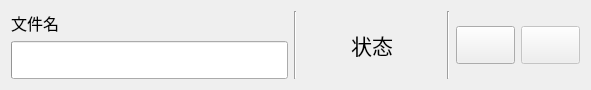
<?xml version="1.0" encoding="UTF-8"?>
<ui version="4.0">
 <class>SingleTaskWidget</class>
 <widget class="QWidget" name="SingleTaskWidget">
  <property name="geometry">
   <rect>
    <x>0</x>
    <y>0</y>
    <width>591</width>
    <height>77</height>
   </rect>
  </property>
  <property name="font">
   <font>
    <family>华文行楷</family>
    <pointsize>16</pointsize>
   </font>
  </property>
  <property name="windowTitle">
   <string>Form</string>
  </property>
  <layout class="QHBoxLayout" name="horizontalLayout" stretch="10,0,5,0,1,1">
   <item>
    <layout class="QVBoxLayout" name="verticalLayout" stretch="1,1">
     <item>
      <widget class="QLabel" name="label_src">
       <property name="sizePolicy">
        <sizepolicy hsizetype="Preferred" vsizetype="Fixed">
         <horstretch>0</horstretch>
         <verstretch>0</verstretch>
        </sizepolicy>
       </property>
       <property name="font">
        <font>
         <family>Times New Roman</family>
         <pointsize>12</pointsize>
        </font>
       </property>
       <property name="text">
        <string>文件名</string>
       </property>
       <property name="alignment">
        <set>Qt::AlignLeading|Qt::AlignLeft|Qt::AlignVCenter</set>
       </property>
      </widget>
     </item>
     <item>
      <widget class="QProgressBar" name="progressBar">
       <property name="value">
        <number>0</number>
       </property>
       <property name="alignment">
        <set>Qt::AlignCenter</set>
       </property>
       <property name="format">
        <string/>
       </property>
      </widget>
     </item>
    </layout>
   </item>
   <item>
    <widget class="Line" name="line_2">
     <property name="orientation">
      <enum>Qt::Vertical</enum>
     </property>
    </widget>
   </item>
   <item>
    <widget class="QLabel" name="label_state">
     <property name="text">
      <string>状态</string>
     </property>
     <property name="alignment">
      <set>Qt::AlignCenter</set>
     </property>
    </widget>
   </item>
   <item>
    <widget class="Line" name="line_3">
     <property name="orientation">
      <enum>Qt::Vertical</enum>
     </property>
    </widget>
   </item>
   <item>
    <widget class="QPushButton" name="pushButton">
     <property name="toolTip">
      <string>暂停任务</string>
     </property>
     <property name="statusTip">
      <string/>
     </property>
     <property name="text">
      <string/>
     </property>
    </widget>
   </item>
   <item>
    <widget class="QPushButton" name="pushButton_2">
     <property name="enabled">
      <bool>false</bool>
     </property>
     <property name="toolTip">
      <string>结束任务</string>
     </property>
     <property name="statusTip">
      <string/>
     </property>
     <property name="text">
      <string/>
     </property>
    </widget>
   </item>
  </layout>
 </widget>
 <resources/>
 <connections>
  <connection>
   <sender>pushButton</sender>
   <signal>clicked()</signal>
   <receiver>SingleTaskWidget</receiver>
   <slot>pause_toggled()</slot>
   <hints>
    <hint type="sourcelabel">
     <x>477</x>
     <y>27</y>
    </hint>
    <hint type="destinationlabel">
     <x>525</x>
     <y>8</y>
    </hint>
   </hints>
  </connection>
  <connection>
   <sender>pushButton_2</sender>
   <signal>clicked()</signal>
   <receiver>SingleTaskWidget</receiver>
   <slot>remove()</slot>
   <hints>
    <hint type="sourcelabel">
     <x>558</x>
     <y>43</y>
    </hint>
    <hint type="destinationlabel">
     <x>558</x>
     <y>59</y>
    </hint>
   </hints>
  </connection>
 </connections>
 <slots>
  <slot>pause_toggled()</slot>
  <slot>remove()</slot>
 </slots>
</ui>
